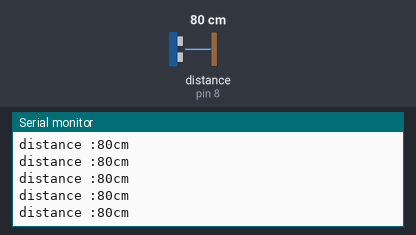
A sketch run on a simulated Arduino Uno, built with avr-gcc and run on an emulated ATmega328P. On the bench: the last lines printed to the serial monitor. Wiring (inferred from the names in the program): ultrasonic range finder: trigger pin 9; echo pin 8. The test bench sets the inputs (shaded band); at power-on: distance to the obstacle (sensor on pin 8) 80 cm. The echo pulse lasts 58.3 µs per cm.

Above: at 1.2 s.
1.3 s: distance to the obstacle (sensor on pin 8) set to 2 cm
At 1.38 s:
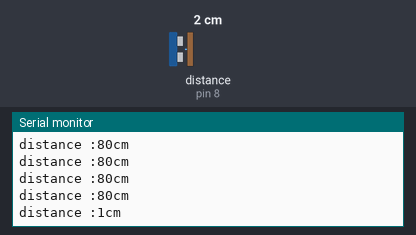
4.3 s: distance to the obstacle (sensor on pin 8) set to 250 cm
At 4.41 s:
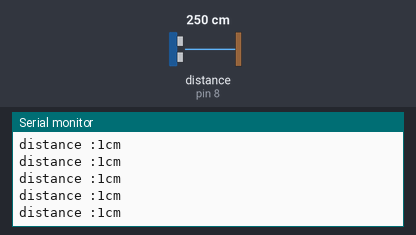
Timing chart, 0 to 7.3 s (numbered marks = the images above; inputs shaded):
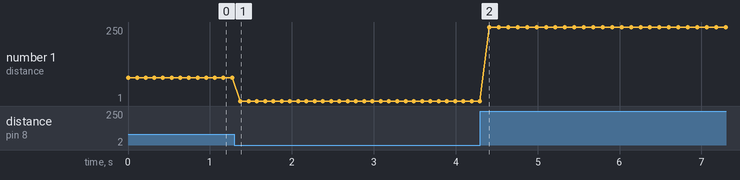

The sketch:

Ultrasonic_control.ino
```cpp
/*
 * 초음파 센서를 이용하여 거리 측정하는 아두이노 코드
 */
//변수 선언
const unsigned int TRIG_PIN = 9;
const unsigned int ECHO_PIN = 8;

void setup() {
  pinMode(TRIG_PIN , OUTPUT);
  pinMode(ECHO_PIN , INPUT);
  Serial.begin(9600);
}

void loop() {
  //pulse 만들기
 digitalWrite(TRIG_PIN, LOW);
 delayMicroseconds(2);
 digitalWrite(TRIG_PIN , HIGH);
 delayMicroseconds(10);//최소 10
 digitalWrite(TRIG_PIN, LOW);

 //측정된 값 처리
 const unsigned long duration = pulseIn(ECHO_PIN , HIGH);//pulse값을 재는 함수(pulseIn)
 int distance = duration/29/2;//microsecond -> cm/2(왕복 측정이기 때문)
 if(duration == 0)
 Serial.println("no pulse../n");
 else{
  Serial.print("distance :");
  Serial.print(distance);
  Serial.println("cm");
 }
 delay(100);

}
```

Measured:
- after the input at 1.3 s, the serial monitor: prints a new line after 0.07 s (image 1)
- plotted number 1: 80 → 1 after the input at 1.3 s, 1 → 250 after the input at 4.3 s
